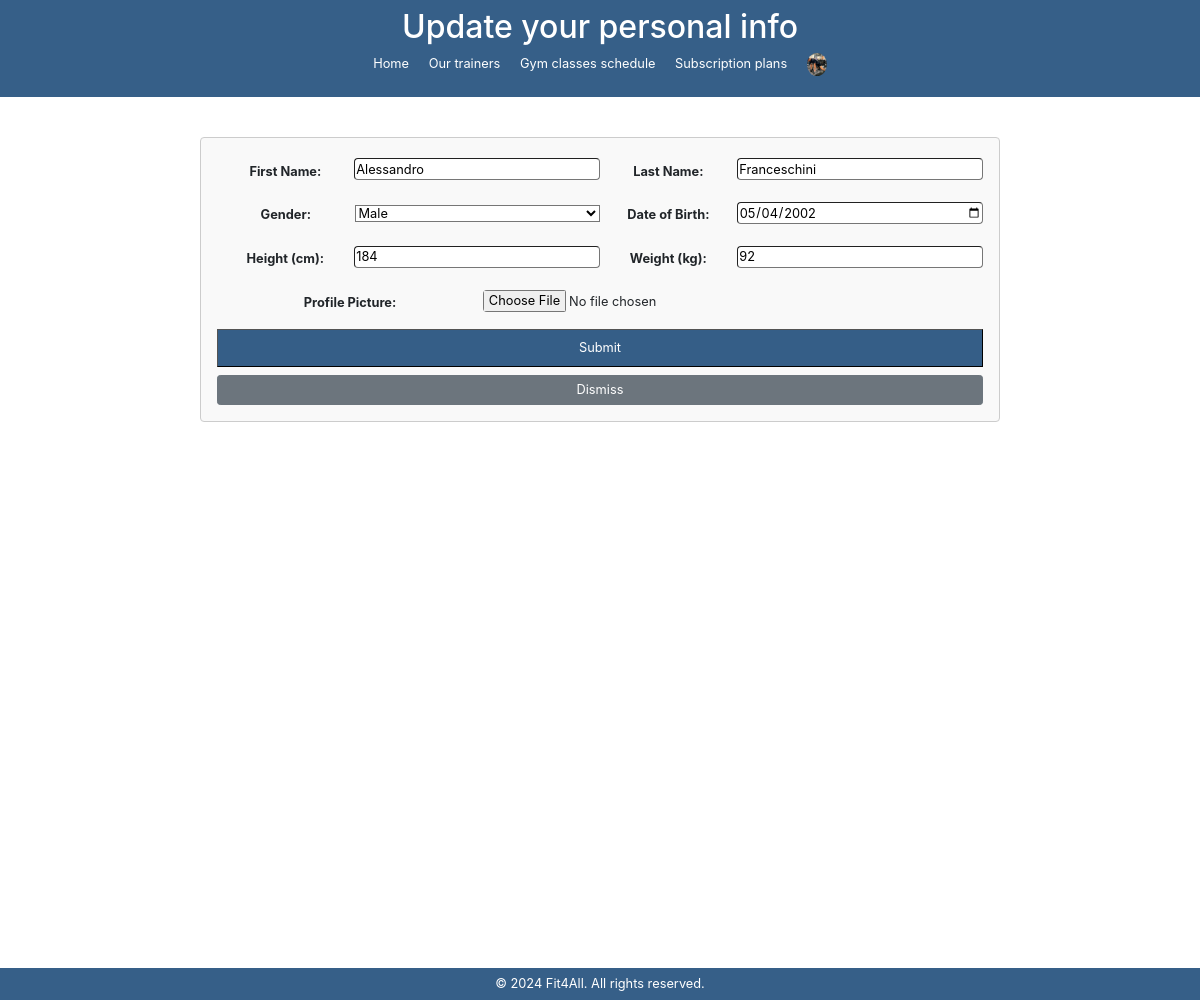
Page /palestra/update-profile/ (signed in) on the earlier database version.
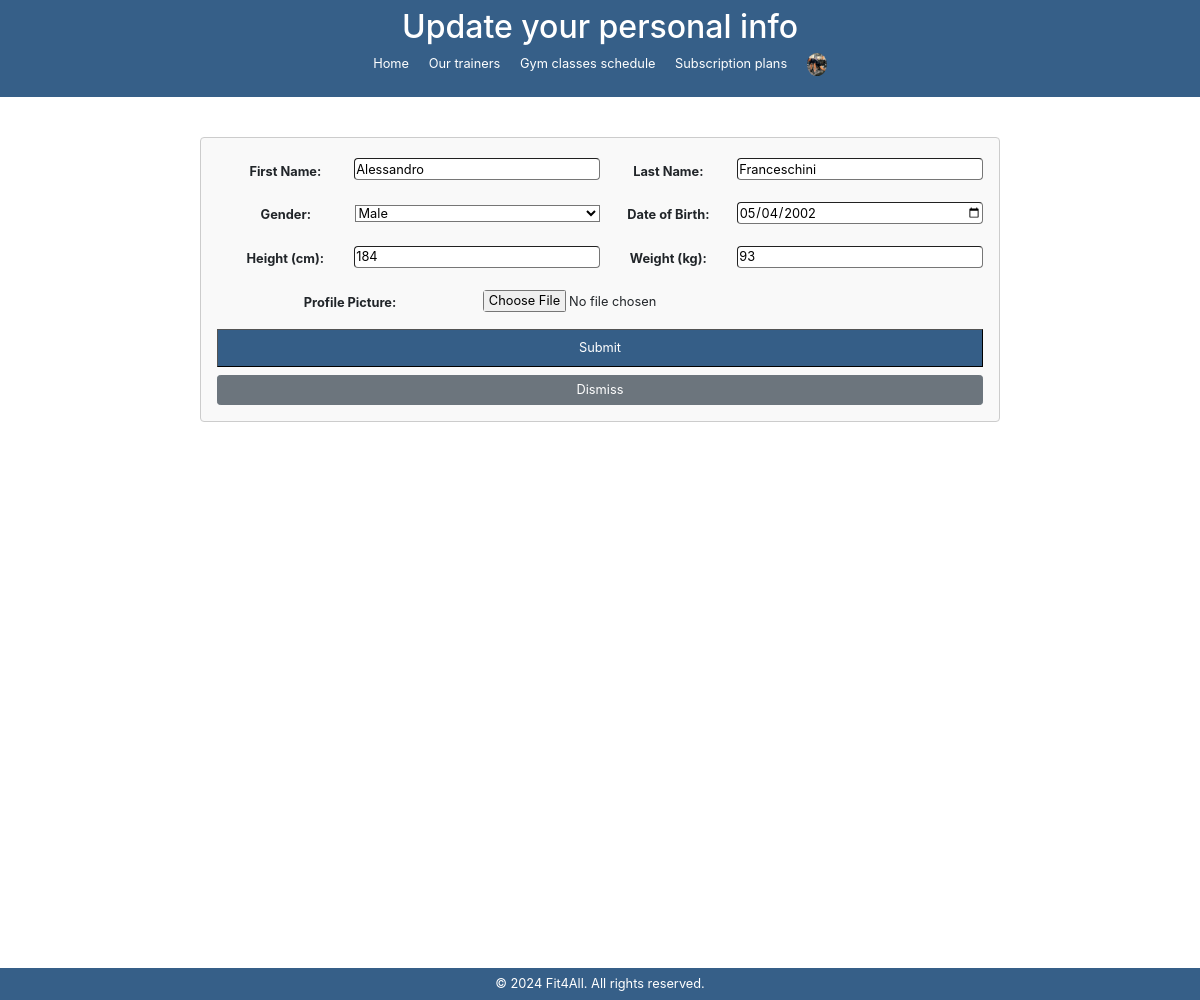
Same page on the later database version.
### palestra/models.py (models this page shows, shortened)
class UserProfile(models.Model):
    user = models.OneToOneField(User, on_delete=models.CASCADE)
    gender_choices = [
        ('M', 'Male'),
        ('F', 'Female'),
    ]
    gender = models.CharField(max_length=1, choices=gender_choices, null=False, blank=True)
    first_name = models.CharField(max_length=100, null=False,blank=True)
    last_name = models.CharField(max_length=100, null=False,blank=True)
    date_of_birth = models.DateField(null=True,blank=True)
    height = models.DecimalField(max_digits=5, decimal_places=0, null=True,blank=True)  # In centimetri
    weight = models.DecimalField(max_digits=5, decimal_places=0, null=True,blank=True)  # In chilogrammi
    profile_picture = models.ImageField(upload_to='profile_pictures/', null=True, blank=True)
    AGE_OF_RETIREMENT = 65  # Età di pensionamento
    LEGAL_ADULT_AGE = 18  # Età maggiore

### palestra/views.py (the view, shortened to what this page needs)
# urls.py: path('update-profile/', views.UpdateProfile.as_view(), name='update-profile'),
class UpdateProfile(View):
    def get(self, request):
        context = {}
        if not request.user.is_authenticated:
            messages.error(request, "You have to login first")
            return redirect(reverse('login'))
        if request.user.is_instructor:
            user_profile = models.TrainerProfile.objects.get(user=request.user)
            fitness_goals = functions.get_fitness_goals(user_profile)
            context = {'user_profile':user_profile, 'trainer_fitness_goals':fitness_goals}
        elif request.user.is_manager:
            messages.success(request, f"Welcome to Fit4All, {request.user}")
            return redirect(reverse('palestra:dashboard'))
        else:
            user_profile = models.UserProfile.objects.get(user=request.user)
            context = {'user_profile':user_profile}
        return render(request, 'update-profile.html', context)

### templates/palestra/update-profile.html (shortened to what this page needs)
{% extends "base.html" %}
{% block header %} Update your personal info {% endblock header %}
{% block content %}
<div style="display: flex; justify-content: center; margin-top:50px;">
    <form id="profile-form" action="{% url 'palestra:update-profile' %}" method="post" enctype="multipart/form-data">
        <div class="form-group">
            <label for="first_name">First Name:</label>
            <input type="text" id="first_name" name="first_name" value="{{ user_profile.first_name }}" required>
            <label for="last_name">Last Name:</label>
            <input type="text" id="last_name" name="last_name" value="{{ user_profile.last_name }}" required>
        </div>
        <div class="form-group">
            <label for="gender">Gender:</label>
            <select id="gender" name="gender" required>
                <option value="M" {% if user_profile.gender == 'M' %} selected {% endif %}>Male</option>
            </select>
            <label for="date_of_birth">Date of Birth:</label>
            <input type="date" id="date_of_birth" name="date_of_birth" value="{{ user_profile.date_of_birth|date:'Y-m-d' }}" required>
        </div>
        {% if not request.user.is_instructor %}
        <div class="form-group">
            <label for="height">Height (cm):</label>
            <input type="number" id="height" name="height" value="{{ user_profile.height }}">
            <label for="weight">Weight (kg):</label>
            <input type="number" id="weight" name="weight" value="{{ user_profile.weight }}">
        </div>
        {% endif %}
        <div class="form-group">
            <label for="profile_picture">Profile Picture:</label>
            <input type="file" id="profile_picture" name="profile_picture" accept="image/*">
        </div>
        <button type="submit">Submit</button>
        <button type="button" style="margin-top:10px;" class="btn btn-secondary" onclick="window.location.href='{% url 'palestra:profile' %}'">Dismiss</button>
    </form>
</div>
{% endblock %}

Differences in the rows shown:
changed UserProfile "Alessandro": weight "92" → "93"
